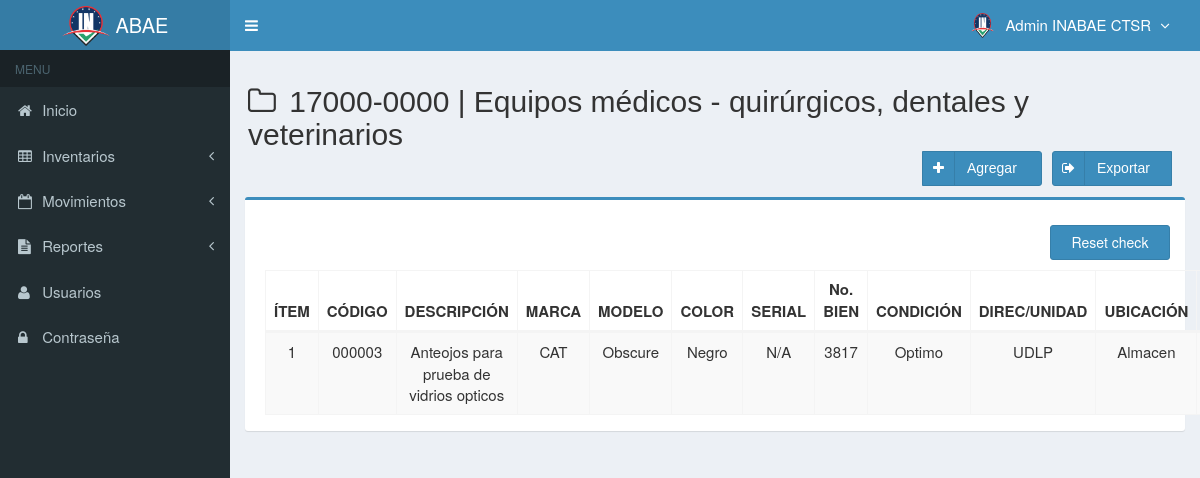
Page /main.php?module=medicos (signed in) on the earlier database version.
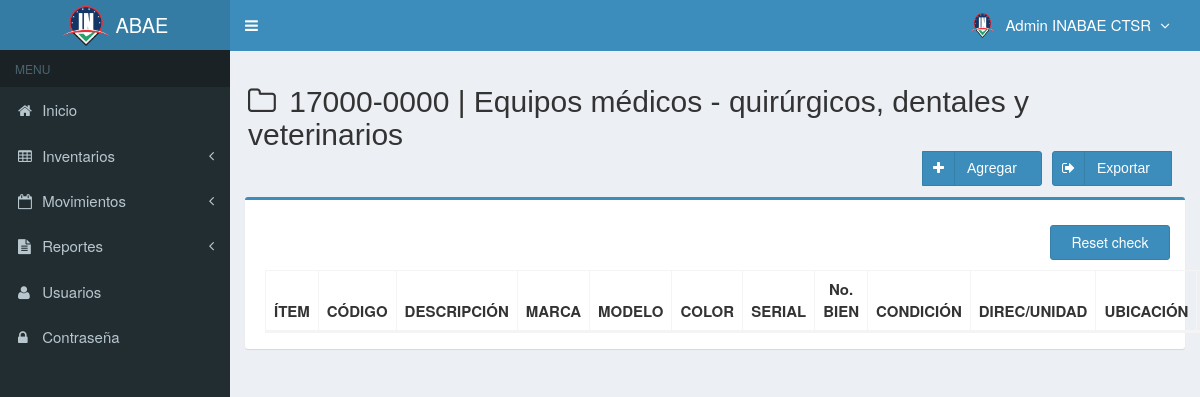
Same page on the later database version.
### tables this page shows
CREATE TABLE `inventario` (
  `categoria` varchar(300) NOT NULL,
  `codigo` varchar(10) NOT NULL,
  `serial` varchar(20) NOT NULL,
  `nombre` varchar(300) NOT NULL DEFAULT 'N/A',
  `marca` varchar(300) NOT NULL,
  `modelo` varchar(300) NOT NULL,
  `cantidad` int(10) NOT NULL DEFAULT 0,
  `clasificacion` varchar(300) NOT NULL DEFAULT 'N/A',
  `sede` varchar(300) NOT NULL,
  `pertenece` varchar(300) NOT NULL,
  `cedula` varchar(10) NOT NULL,
  `bienesN` varchar(20) NOT NULL,
  `color` varchar(10) NOT NULL,
  `descripcion` varchar(300) NOT NULL,
  `condicion` varchar(300) NOT NULL,
  `ubicacion` varchar(300) NOT NULL,
  `precio_compra` int(11) NOT NULL DEFAULT 0,
  `precio_venta` int(11) NOT NULL DEFAULT 0,
  `unidad` varchar(20) NOT NULL,
  `stock` int(11) NOT NULL DEFAULT 0,
  `estado` enum('chequeado','nochequeado') NOT NULL DEFAULT 'nochequeado',
  `created_user` int(3) NOT NULL,
  `created_date` timestamp NOT NULL DEFAULT current_timestamp(),
  `updated_user` int(3) DEFAULT NULL,
  `updated_date` datetime NOT NULL DEFAULT current_timestamp(),
  `tipo` varchar(300) DEFAULT NULL,
  `responsable` varchar(300) DEFAULT NULL,
  `uso` varchar(20) DEFAULT NULL,
  `detalles` varchar(300) NOT NULL DEFAULT 'N/A',
  `foto` varchar(100) DEFAULT NULL
);

### modules/medicos/view.php (the view, shortened to what this page needs)
<section class="content-header">
  <h2>
  <i class="fa fa-folder-o icon-title"></i> 17000-0000 | Equipos médicos - quirúrgicos, dentales y veterinarios
    <form action="database/excel_to_mysql_Medicos.php" method="POST" enctype="multipart/form-data">
        <div class="btn-group pull-right" role="group" aria-label="Basic example">
          <a class="btn btn-primary btn-social  pull-right botones" href="database\php_excel_medicos.php" data-toggle="tooltip">
            <i class="fa fa-sign-out"></i></i>Exportar&nbsp;&nbsp;
          </a>
          <a class="btn btn-primary btn-social  pull-right botones" href="?module=form_medicos&form=add" data-toggle="tooltip">
            <i class="fa fa-plus"></i> Agregar&nbsp;&nbsp;
          </a>
        </div>
    </form>
  </h2>
</section>
<br/>
<section class="content">
  <div class="row">
    <div class="col-md-12">
      <div class="box box-primary">
        <div class="box-body">
          <table id="dataTables1" class="table table-bordered table-striped table-hover">
            <thead>
              <tr>
                <th class="center">ÍTEM</th>
                <th class="center">CÓDIGO</th>
                <th class="center">DESCRIPCIÓN</th>
                <th class="center">MARCA</th>
				        <th class="center">MODELO</th>
                <th class="center">COLOR</th>
                <th class="center">SERIAL</th>
                <th class="center">No. BIEN</th>
                <th class="center">CONDICIÓN</th>
                <th class="center">DIREC/UNIDAD</th>
                <th class="center">UBICACIÓN</th>
                <th class="center">NOMBRE</th>
              </tr>
            </thead>
            <tbody>
            <?php
            $no = 1;
            $query = mysqli_query($mysqli, "SELECT cedula_user,sede, id_user, name_user, foto, permisos_acceso FROM usuarios WHERE id_user='$_SESSION[id_user]'")
                                or die('error: '.mysqli_error($mysqli));
            $permiso = $_SESSION['permisos_acceso'];
            $sede = $_SESSION['sede'];
            if ($sede == 'CTSR' && $permiso == 'Super Admin') {
              $query = mysqli_query($mysqli, "SELECT * FROM inventario WHERE categoria='medicos' ORDER BY codigo DESC")
                or die('error: '.mysqli_error($mysqli));
            } else {
              $query = mysqli_query($mysqli, "SELECT * FROM inventario WHERE categoria='medicos' and sede LIKE '$sede' ORDER BY codigo DESC")
                                            or die('error: '.mysqli_error($mysqli));
            }
            while ($data = mysqli_fetch_assoc($query)) {
              echo "<tr>
                      <td width='50'  class='center'>$no</td>
                      <td width='100' class='center'>$data[codigo]</td>
                      <td width='100' class='center'>$data[descripcion]</td>
                      <td width='100' class='center'>$data[marca]</td>
                      <td width='100' class='center'>$data[modelo]</td>
                      <td width='100' class='center'>$data[color]</td>
                      <td width='100' class='center'>$data[serial]</td>
                      <td width='100' class='center'>$data[bienesN]</td>
                      <td width='100' class='center'>$data[condicion]</td>
                      <td width='100' class='center'>$data[unidad]</td>
                      <td width='100' class='center'>$data[ubicacion]</td>
                      <td width='100' class='center'>$data[responsable]</td>
                      <td width='100' class='center'>$data[cedula]</td>
                      <td width='100' class='center'>$data[sede]</td>
                      <td width='100' class='center'>$data[pertenece]</td>
                      <td width='100' class='center'  >
                    <div>
                    <a data-toggle='tooltip' data-placement='top' title='Modificar' style='margin-right:0.3px' class='btn btn-primary btn-xs' href='?module=form_medicos&form=edit&id=$data[codigo]'>
                        <i style='color:#fff' class='glyphicon glyphicon-edit'></i>
                    </a>";
            ?>
            <?php
              echo "    </div>
                      </td>
                    </tr>";
              $no++;
            }
            ?>
          <div class="row" style="height:35px;">
           <a class="btn btn-primary pull-right botones" id="btnmedicos" style="height:35px;">
            <i></i> Reset check
           </a>
          </div>
            </tbody>
          </table>
        </div>
      </div>
    </div>
  </div>
</section><!-- /.content

Differences in the rows shown:
no longer on this page (row edited): inventario: codigo "000003", descripcion "Anteojos para prueba de vidrios opticos", marca "CAT", modelo "Obscure", color "Negro", serial "N/A", bienesN "3817", condicion "Optimo", unidad "UDLP", ubicacion "Almacen"
